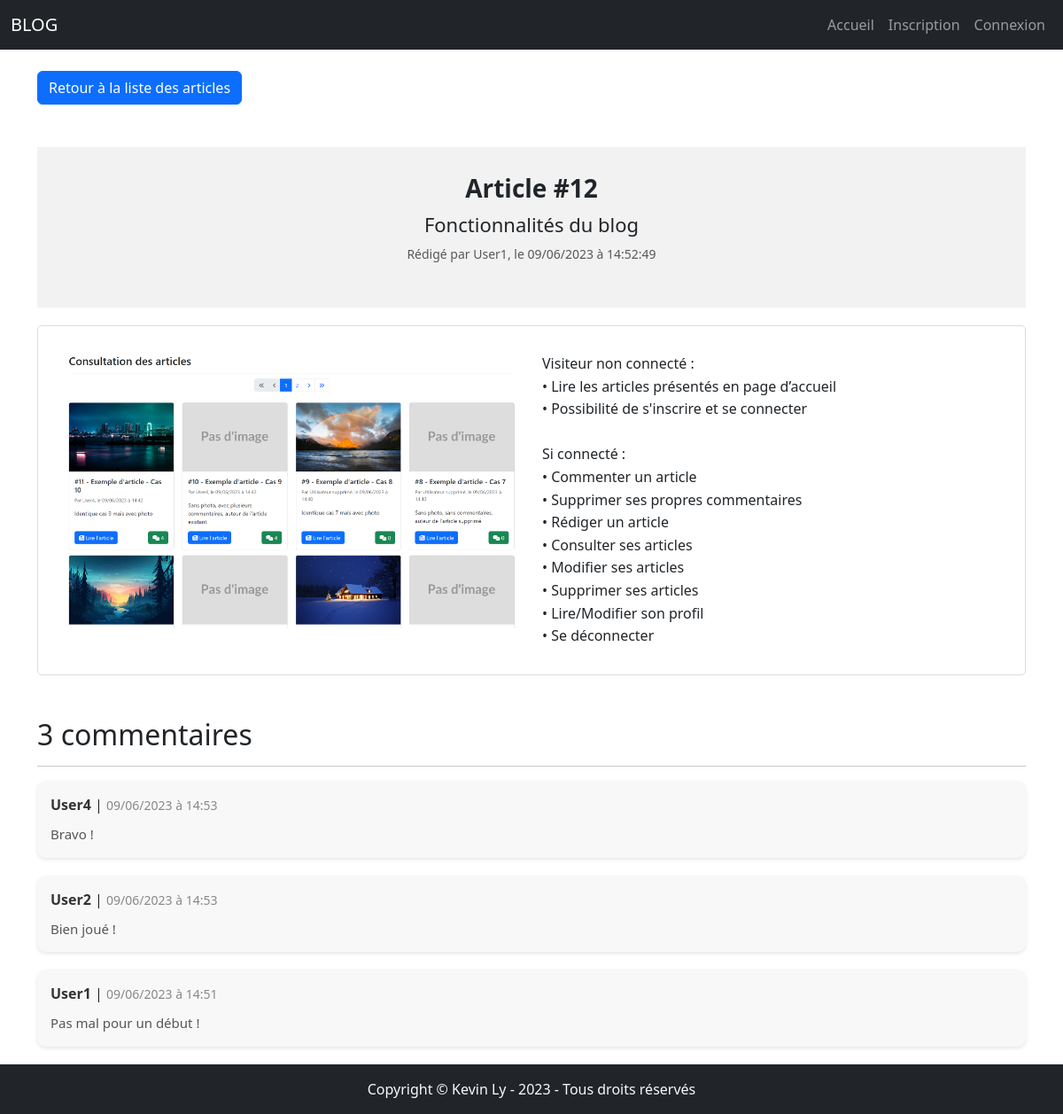
Screenshot of /article.php?id_post=12 with the database file from the repository.
### tables this page shows
CREATE TABLE `posts` (
  `id_post` int(11) NOT NULL,
  `id_user` int(11) DEFAULT NULL,
  `date_post` datetime NOT NULL,
  `titre` varchar(200) NOT NULL,
  `contenu` text NOT NULL,
  `photo` varchar(200) NOT NULL
);

CREATE TABLE `users` (
  `id_user` int(11) NOT NULL,
  `nom` varchar(30) NOT NULL,
  `mdp` varchar(255) NOT NULL,
  `email` varchar(150) NOT NULL
);

CREATE TABLE `comments` (
  `id_comment` int(11) NOT NULL,
  `id_user` int(11) DEFAULT NULL,
  `id_post` int(11) NOT NULL,
  `date_comment` datetime NOT NULL,
  `contenu` text NOT NULL
);

### inc/functions.php (called while the page is built, shortened)
<?php
function goSQL($requete, $params = array()) {
    global $pdo;
    $stmt = $pdo->prepare($requete);
    if(!empty($params)) {
        foreach ($params as $index => $valeur) {
            $params[$index] = htmlspecialchars(trim($valeur));
        }
    }
    $stmt->execute($params);
    return $stmt;
}
?>

### article.php (the view, shortened to what this page needs)
<?php
if(!empty($_GET)) {
    if(isset($_GET["id_post"])) {
        if(is_numeric($_GET["id_post"])) {
            $article = goSQL("SELECT * FROM posts LEFT JOIN users USING (id_user) WHERE id_post = :id_post", array("id_post" => $_GET["id_post"]))->fetch();
            $comments = goSQL("SELECT u.nom, c.id_comment, c.date_comment, c.contenu, c.id_user FROM comments c LEFT JOIN posts p ON c.id_post = p.id_post LEFT JOIN users u ON c.id_user = u.id_user WHERE c.id_post = :id_post ORDER BY c.date_comment DESC", array("id_post" => $_GET["id_post"]))->fetchAll();
        }
        else {
            $_SESSION["message"] = "Action invalide.";
            $_SESSION["typeMessage"] = "danger";
        }
    }
    else {
        $_SESSION["message"] = "Action invalide.";
        $_SESSION["typeMessage"] = "danger";
    }
}
else {
    $_SESSION["message"] = "Erreur. Veuillez sélectionner un article.";
    $_SESSION["typeMessage"] = "danger";
    header("location:" . URLSITE);
    exit();
}
require_once("./inc/header.php");
?>
<div class="container">
    <a href="<?php echo URLSITE ?>" class="btn btn-primary mb-5">Retour à la liste des articles</a>
    <?php if(!empty($_GET) && !empty($article)) : ?>
        <div class="article-section article-header">
            <h1 class="article-title">Article #<?php echo $article["id_post"] ?></h1>
            <h2 class="article-subtitle"><?php echo $article["titre"] ?></h2>
            <div class="article-meta small text-muted">Rédigé par <?php echo ($article["nom"] ?? "Utilisateur supprimé") . ", le " . date('d/m/Y à H:i:s', strtotime($article["date_post"])) ?></div>
        </div>
        <div class="article-section article-content">
            <div class="row">
                <?php if(!empty($article["photo"])) : ?>
                <div class="col-md-6">
                    <div class="article-image">
                        <img src="<?php echo URLSITE . "photos/" . $article["photo"] ?>" alt="<?php echo $article["titre"] ?>" style="max-width: 100%;">
                    </div>
                </div>
                <?php endif; ?>
                <div class="col-md-<?php echo (!empty($article["photo"])) ? '6' : '12'; ?>">
                    <div class="article-text"><?php echo nl2br($article["contenu"]) ?></div>
                </div>
            </div>
        </div>
    <?php endif; ?>
    <?php if(!empty($comments)) : ?>
    <h2 class="mt-5" id="comments"><?php echo count($comments) > 1 ? count($comments) . " commentaires" : "1 commentaire" ?></h2>
    <hr>
    <?php foreach($comments as $comment) : ?>
        <div class="row">
            <div class="col">
                <div class="comment">
                    <div class="comment-header">
                        <span class="comment-author"><?php echo ($comment["nom"] ?? "Utilisateur supprimé") ?></span> | <span class="comment-date"><?php echo date("d/m/Y à H:i", strtotime($comment["date_comment"])) ?></span>
                    </div>
                    <div class="comment-content">
                        <p><?php echo nl2br($comment["contenu"]) ?></p>
                    </div>
                </div>
            </div>
        </div>
    <?php endforeach; ?>
    <?php endif; ?>
</div>
<?php require_once("./inc/footer.php") ?>

### assets/css/style.css (style rules this page uses)
html { min-height: 100vh; position: relative; }
.article-section { padding: 30px; }
.article-header { background-color: #f2f2f2; text-align: center; }
.article-content { background-color: #fff; margin-top: 20px; border: 1px solid #ddd; border-radius: 5px; overflow: hidden; }
.article-title { font-size: 28px; font-weight: bold; margin-bottom: 10px; }
.article-subtitle { font-size: 22px; margin-bottom: 10px; }
.article-meta { margin-bottom: 20px; }
.article-image { text-align: center; }
.article-image img { max-width: 100%; height: auto; display: inline-block; margin-bottom: 20px; }
.article-text { font-size: 16px; line-height: 1.6; }
.comment { margin-bottom: 20px; padding: 15px; border-radius: 10px; background-color: #f8f8f8; box-shadow: 0 2px 4px rgba(0, 0, 0, 0.1); }
.comment-header { margin-bottom: 10px; }
.comment-author { font-weight: bold; color: #333; font-size: 16px; }
.comment-date { color: #888; font-size: 14px; }
.comment-content p { margin: 0; line-height: 1.5; color: #555; font-size: 15px; }

### rows the page displays
posts: id_post "12", titre "Fonctionnalités du blog", id_user.nom "User1", date_post "09/06/2023 à 14:52:49", photo (picture), contenu "Visiteur non connecté : • Lire les articles présentés en page d’accueil • Possibilité de s'inscrire et se connecter Si connecté : • Commenter un article • Supprimer ses propres commentaires • Rédiger un article • Consulter ses articles • Modifier ses articles • Supprimer ses articles • Lire/Modifier son profil • Se déconnecter"
comments: id_user.nom "User4", date_comment "09/06/2023 à 14:53", contenu "Bravo !"
comments: id_user.nom "User2", date_comment "09/06/2023 à 14:53", contenu "Bien joué !"
comments: id_user.nom "User1", date_comment "09/06/2023 à 14:51", contenu "Pas mal pour un début !"

### other values shown
count($comments) "3"
